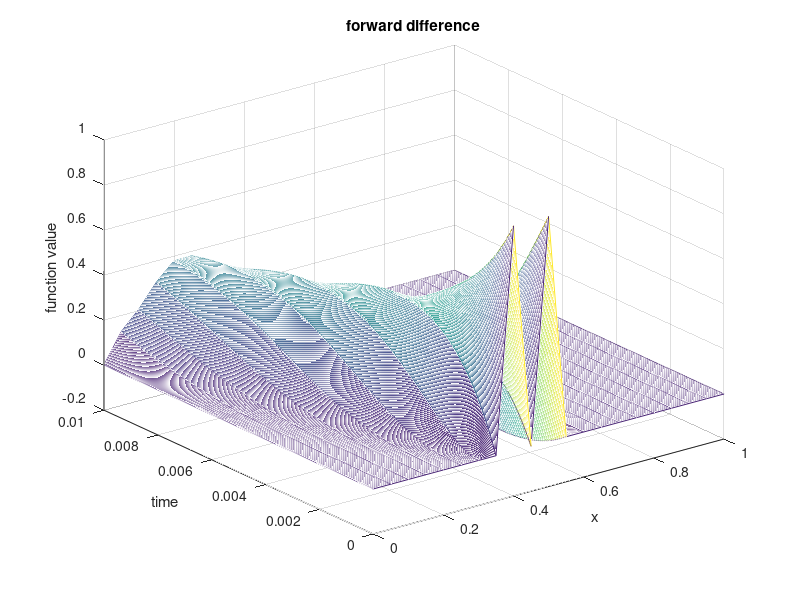

MATLAB code for this plot:
%The script solves our  conveciton problem using the implicit euler method.
%The differential is approximated with a forward difference.
clear all;

mu = 0.01;
dX = 1/20;
dT = mu * dX^2;

t = 0:dT:0.01;
x = 0:dX:1;

U = meshgrid(x,t);
exSol = zeros(length(t),length(x));
error = zeros(length(t),length(x));
%Boundary condition:
%Time boundary conditions.
U(:,1) = 0;
U(:,end) = 0;

%x boundary:
%1.0 for x in [0.450, 0.550]
pos1 = floor(0.450/dX);
pos2 = floor(0.550/dX);
U(1,:) = 0;
U(1,pos1) = 1;
U(1,pos2) = 1;

%U(1,:) = 0;
%U(1,:) = sin(pi*x);


%Heat equation with convection:
%u_t = 50*ux + u_xx
%set dircetion:
dir = -1; %-1 or 1!!!
beta = 50*mu*(dX/2)*dir;

%construct the step Matrix:
stepMat = toeplitz([(1 + 2*mu + beta) -(mu + beta), zeros(1,length(x)-4)],...
             [(1 + 2*mu + beta) (-mu ), zeros(1,length(x)-4)]);

for n = 1:1:(length(t)-1)
    
    %compute the values for the next time step.
    U(n+1,2:(end-1)) = stepMat\U(n,2:(end-1))'...
    + [(mu )*U(n+1,1); zeros(length(x)-4,1); (mu + beta)*U(n+1,end)];
    
    %Exact solution:
    %exSol(n,:) = exp(-pi^2*t(n))*sin(pi*x);
  
end

%plot solution
mesh(x,t,U)
xlabel('x')
ylabel('time')
zlabel('function value')
title('forward difference')